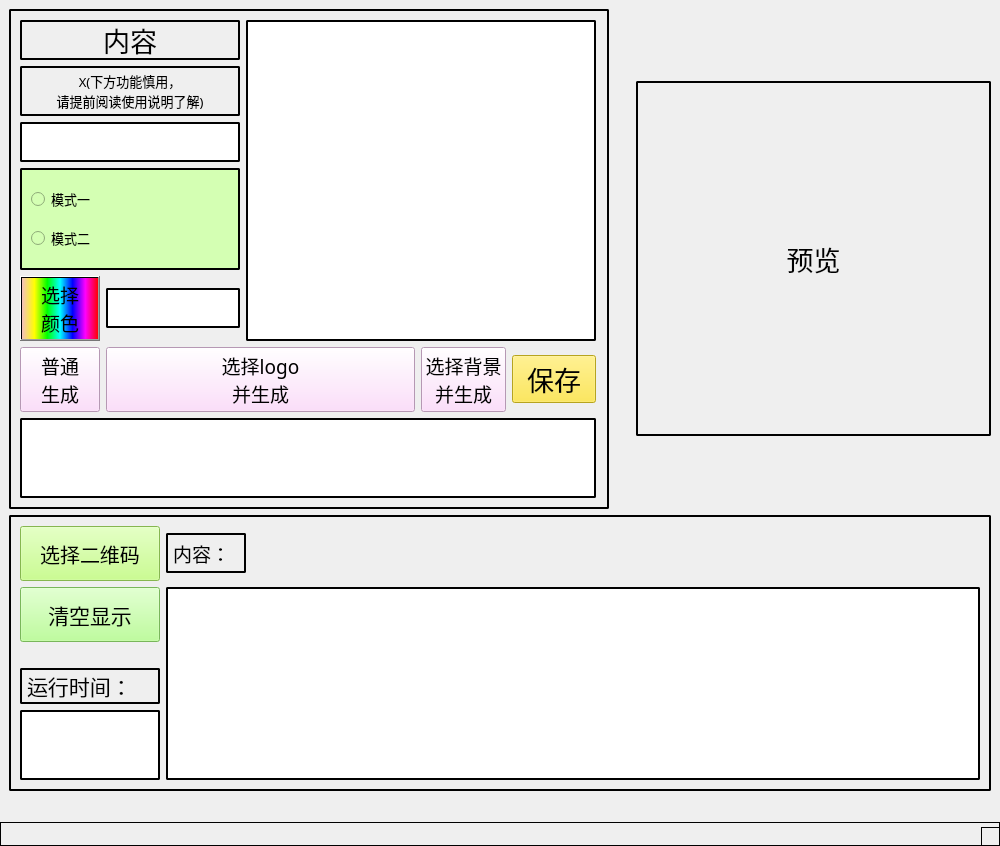
<?xml version="1.0" encoding="UTF-8"?>
<ui version="4.0">
 <class>MainWindow</class>
 <widget class="QMainWindow" name="MainWindow">
  <property name="geometry">
   <rect>
    <x>0</x>
    <y>0</y>
    <width>1000</width>
    <height>846</height>
   </rect>
  </property>
  <property name="windowTitle">
   <string>二维码小工具</string>
  </property>
  <property name="windowIcon">
   <iconset resource="UI.qrc">
    <normaloff>:/ico.ico</normaloff>:/ico.ico</iconset>
  </property>
  <widget class="QWidget" name="centralwidget">
   <property name="minimumSize">
    <size>
     <width>1000</width>
     <height>800</height>
    </size>
   </property>
   <property name="maximumSize">
    <size>
     <width>1000</width>
     <height>800</height>
    </size>
   </property>
   <layout class="QGridLayout" name="gridLayout_3">
    <item row="0" column="0">
     <widget class="QFrame" name="frame">
      <property name="minimumSize">
       <size>
        <width>0</width>
        <height>500</height>
       </size>
      </property>
      <property name="maximumSize">
       <size>
        <width>600</width>
        <height>500</height>
       </size>
      </property>
      <property name="toolTip">
       <string>生成</string>
      </property>
      <property name="styleSheet">
       <string notr="true">QFrame{
border: 2px solid black;
border-radius: 2px
}</string>
      </property>
      <property name="frameShape">
       <enum>QFrame::StyledPanel</enum>
      </property>
      <property name="frameShadow">
       <enum>QFrame::Raised</enum>
      </property>
      <layout class="QGridLayout" name="gridLayout">
       <property name="rightMargin">
        <number>11</number>
       </property>
       <item row="6" column="1" colspan="3">
        <widget class="QPushButton" name="button2">
         <property name="font">
          <font>
           <family>楷体_GB2312</family>
           <pointsize>14</pointsize>
          </font>
         </property>
         <property name="styleSheet">
          <string notr="true">background-color: rgb(255, 213, 252);</string>
         </property>
         <property name="text">
          <string>选择logo
并生成</string>
         </property>
        </widget>
       </item>
       <item row="6" column="0">
        <widget class="QPushButton" name="button1">
         <property name="font">
          <font>
           <family>楷体_GB2312</family>
           <pointsize>14</pointsize>
          </font>
         </property>
         <property name="styleSheet">
          <string notr="true">background-color: rgb(255, 213, 252);</string>
         </property>
         <property name="text">
          <string>普通
生成</string>
         </property>
        </widget>
       </item>
       <item row="0" column="0" colspan="2">
        <widget class="QLabel" name="tip1">
         <property name="minimumSize">
          <size>
           <width>0</width>
           <height>40</height>
          </size>
         </property>
         <property name="maximumSize">
          <size>
           <width>16777215</width>
           <height>40</height>
          </size>
         </property>
         <property name="font">
          <font>
           <family>楷体_GB2312</family>
           <pointsize>20</pointsize>
          </font>
         </property>
         <property name="text">
          <string>内容</string>
         </property>
         <property name="alignment">
          <set>Qt::AlignCenter</set>
         </property>
        </widget>
       </item>
       <item row="6" column="5">
        <widget class="QPushButton" name="button7">
         <property name="font">
          <font>
           <family>黑体</family>
           <pointsize>20</pointsize>
          </font>
         </property>
         <property name="styleSheet">
          <string notr="true">background-color: rgb(255, 230, 44);</string>
         </property>
         <property name="text">
          <string>保存</string>
         </property>
        </widget>
       </item>
       <item row="6" column="4">
        <widget class="QPushButton" name="button3">
         <property name="font">
          <font>
           <family>楷体_GB2312</family>
           <pointsize>14</pointsize>
          </font>
         </property>
         <property name="styleSheet">
          <string notr="true">background-color: rgb(255, 213, 252);</string>
         </property>
         <property name="text">
          <string>选择背景
并生成</string>
         </property>
        </widget>
       </item>
       <item row="7" column="0" colspan="6">
        <widget class="QTextBrowser" name="text4">
         <property name="minimumSize">
          <size>
           <width>0</width>
           <height>80</height>
          </size>
         </property>
         <property name="maximumSize">
          <size>
           <width>16777215</width>
           <height>80</height>
          </size>
         </property>
         <property name="font">
          <font>
           <family>黑体</family>
           <pointsize>12</pointsize>
          </font>
         </property>
        </widget>
       </item>
       <item row="5" column="0">
        <widget class="QPushButton" name="button4">
         <property name="font">
          <font>
           <family>楷体_GB2312</family>
           <pointsize>14</pointsize>
          </font>
         </property>
         <property name="styleSheet">
          <string notr="true">background-color: qlineargradient(spread:pad, x1:0, y1:0, x2:1, y2:0, stop:0 rgba(255, 0, 0, 51), stop:0.166 rgba(255, 255, 0, 255), stop:0.333 rgba(0, 255, 0, 255), stop:0.5 rgba(0, 255, 255, 255), stop:0.666 rgba(0, 0, 255, 255), stop:0.833 rgba(255, 0, 255, 255), stop:1 rgba(255, 0, 0, 255));</string>
         </property>
         <property name="text">
          <string>选择
颜色</string>
         </property>
        </widget>
       </item>
       <item row="5" column="1">
        <widget class="QTextEdit" name="text3">
         <property name="maximumSize">
          <size>
           <width>16777215</width>
           <height>40</height>
          </size>
         </property>
         <property name="font">
          <font>
           <family>Times New Roman</family>
           <pointsize>12</pointsize>
           <weight>50</weight>
           <bold>false</bold>
          </font>
         </property>
         <property name="frameShadow">
          <enum>QFrame::Raised</enum>
         </property>
         <property name="lineWidth">
          <number>7</number>
         </property>
        </widget>
       </item>
       <item row="1" column="0" colspan="2">
        <widget class="QLabel" name="tip6">
         <property name="minimumSize">
          <size>
           <width>0</width>
           <height>50</height>
          </size>
         </property>
         <property name="maximumSize">
          <size>
           <width>16777215</width>
           <height>50</height>
          </size>
         </property>
         <property name="font">
          <font>
           <family>Adobe Heiti Std</family>
           <pointsize>10</pointsize>
           <weight>50</weight>
           <bold>false</bold>
          </font>
         </property>
         <property name="text">
          <string>X(下方功能慎用，
请提前阅读使用说明了解)</string>
         </property>
         <property name="alignment">
          <set>Qt::AlignCenter</set>
         </property>
        </widget>
       </item>
       <item row="2" column="0" colspan="2">
        <widget class="QTextEdit" name="text7">
         <property name="minimumSize">
          <size>
           <width>0</width>
           <height>40</height>
          </size>
         </property>
         <property name="maximumSize">
          <size>
           <width>16777215</width>
           <height>40</height>
          </size>
         </property>
         <property name="font">
          <font>
           <family>Times New Roman</family>
           <pointsize>14</pointsize>
           <weight>75</weight>
           <bold>true</bold>
          </font>
         </property>
         <property name="cursor" stdset="0">
          <cursorShape>IBeamCursor</cursorShape>
         </property>
        </widget>
       </item>
       <item row="0" column="2" rowspan="6" colspan="4">
        <widget class="QTextEdit" name="text1">
         <property name="minimumSize">
          <size>
           <width>350</width>
           <height>250</height>
          </size>
         </property>
         <property name="font">
          <font>
           <family>黑体</family>
           <pointsize>14</pointsize>
          </font>
         </property>
         <property name="cursor" stdset="0">
          <cursorShape>IBeamCursor</cursorShape>
         </property>
        </widget>
       </item>
       <item row="3" column="0" rowspan="2" colspan="2">
        <widget class="QFrame" name="frame_3">
         <property name="font">
          <font>
           <family>楷体_GB2312</family>
          </font>
         </property>
         <property name="styleSheet">
          <string notr="true">background-color: rgb(212, 255, 179);</string>
         </property>
         <property name="frameShape">
          <enum>QFrame::StyledPanel</enum>
         </property>
         <property name="frameShadow">
          <enum>QFrame::Raised</enum>
         </property>
         <layout class="QVBoxLayout" name="verticalLayout">
          <item>
           <widget class="QRadioButton" name="mod1">
            <property name="font">
             <font>
              <family>楷体_GB2312</family>
              <pointsize>10</pointsize>
             </font>
            </property>
            <property name="text">
             <string>模式一</string>
            </property>
           </widget>
          </item>
          <item>
           <widget class="QRadioButton" name="mod2">
            <property name="font">
             <font>
              <family>楷体_GB2312</family>
              <pointsize>10</pointsize>
             </font>
            </property>
            <property name="text">
             <string>模式二</string>
            </property>
           </widget>
          </item>
         </layout>
        </widget>
       </item>
      </layout>
     </widget>
    </item>
    <item row="2" column="0" colspan="3">
     <widget class="QFrame" name="frame_2">
      <property name="maximumSize">
       <size>
        <width>16777215</width>
        <height>16777215</height>
       </size>
      </property>
      <property name="toolTip">
       <string>解析</string>
      </property>
      <property name="styleSheet">
       <string notr="true">QFrame{
border: 2px solid black;
border-radius: 2px
}</string>
      </property>
      <property name="frameShape">
       <enum>QFrame::StyledPanel</enum>
      </property>
      <property name="frameShadow">
       <enum>QFrame::Raised</enum>
      </property>
      <layout class="QGridLayout" name="gridLayout_2">
       <item row="1" column="1">
        <widget class="QLabel" name="tip5">
         <property name="maximumSize">
          <size>
           <width>80</width>
           <height>40</height>
          </size>
         </property>
         <property name="font">
          <font>
           <family>黑体</family>
           <pointsize>14</pointsize>
          </font>
         </property>
         <property name="text">
          <string>内容：</string>
         </property>
        </widget>
       </item>
       <item row="5" column="0">
        <widget class="QLabel" name="tip4">
         <property name="maximumSize">
          <size>
           <width>140</width>
           <height>40</height>
          </size>
         </property>
         <property name="font">
          <font>
           <family>黑体</family>
           <pointsize>16</pointsize>
          </font>
         </property>
         <property name="text">
          <string>运行时间：</string>
         </property>
        </widget>
       </item>
       <item row="6" column="0">
        <widget class="QTextBrowser" name="text5">
         <property name="maximumSize">
          <size>
           <width>140</width>
           <height>70</height>
          </size>
         </property>
         <property name="font">
          <font>
           <family>黑体</family>
           <pointsize>12</pointsize>
          </font>
         </property>
        </widget>
       </item>
       <item row="1" column="0" alignment="Qt::AlignHCenter|Qt::AlignVCenter">
        <widget class="QPushButton" name="button5">
         <property name="minimumSize">
          <size>
           <width>140</width>
           <height>55</height>
          </size>
         </property>
         <property name="maximumSize">
          <size>
           <width>160</width>
           <height>50</height>
          </size>
         </property>
         <property name="font">
          <font>
           <family>楷体_GB2312</family>
           <pointsize>15</pointsize>
          </font>
         </property>
         <property name="styleSheet">
          <string notr="true">background-color: rgb(188, 255, 112);</string>
         </property>
         <property name="text">
          <string>选择二维码</string>
         </property>
        </widget>
       </item>
       <item row="2" column="0" alignment="Qt::AlignHCenter|Qt::AlignVCenter">
        <widget class="QPushButton" name="button6">
         <property name="minimumSize">
          <size>
           <width>140</width>
           <height>55</height>
          </size>
         </property>
         <property name="maximumSize">
          <size>
           <width>140</width>
           <height>60</height>
          </size>
         </property>
         <property name="font">
          <font>
           <family>楷体_GB2312</family>
           <pointsize>16</pointsize>
          </font>
         </property>
         <property name="styleSheet">
          <string notr="true">background-color: rgb(170, 255, 127);</string>
         </property>
         <property name="text">
          <string>清空显示</string>
         </property>
        </widget>
       </item>
       <item row="2" column="1" rowspan="5">
        <widget class="QTextBrowser" name="text6">
         <property name="font">
          <font>
           <family>黑体</family>
           <pointsize>14</pointsize>
          </font>
         </property>
        </widget>
       </item>
      </layout>
     </widget>
    </item>
    <item row="0" column="2">
     <widget class="QLabel" name="privew">
      <property name="minimumSize">
       <size>
        <width>355</width>
        <height>355</height>
       </size>
      </property>
      <property name="maximumSize">
       <size>
        <width>355</width>
        <height>355</height>
       </size>
      </property>
      <property name="font">
       <font>
        <family>黑体</family>
        <pointsize>20</pointsize>
       </font>
      </property>
      <property name="styleSheet">
       <string notr="true">QLabel{
border: 2px solid black;
border-radius: 2px
}</string>
      </property>
      <property name="text">
       <string>预览</string>
      </property>
      <property name="alignment">
       <set>Qt::AlignCenter</set>
      </property>
     </widget>
    </item>
   </layout>
  </widget>
  <widget class="QStatusBar" name="statusbar">
   <property name="font">
    <font>
     <family>楷体_GB2312</family>
    </font>
   </property>
   <property name="styleSheet">
    <string notr="true">border: 1px solid black</string>
   </property>
  </widget>
  <widget class="QMenuBar" name="menuBar">
   <property name="geometry">
    <rect>
     <x>0</x>
     <y>0</y>
     <width>1000</width>
     <height>26</height>
    </rect>
   </property>
  </widget>
 </widget>
 <resources>
  <include location="UI.qrc"/>
 </resources>
 <connections/>
</ui>
